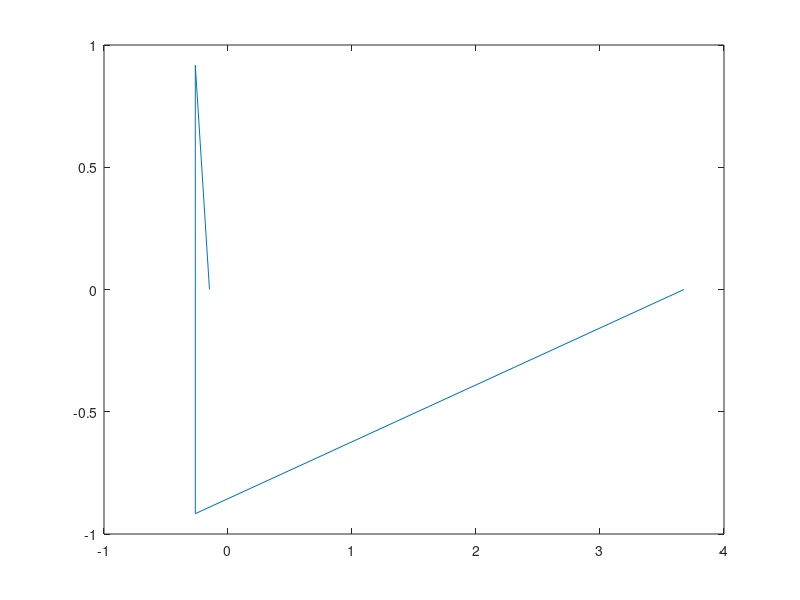
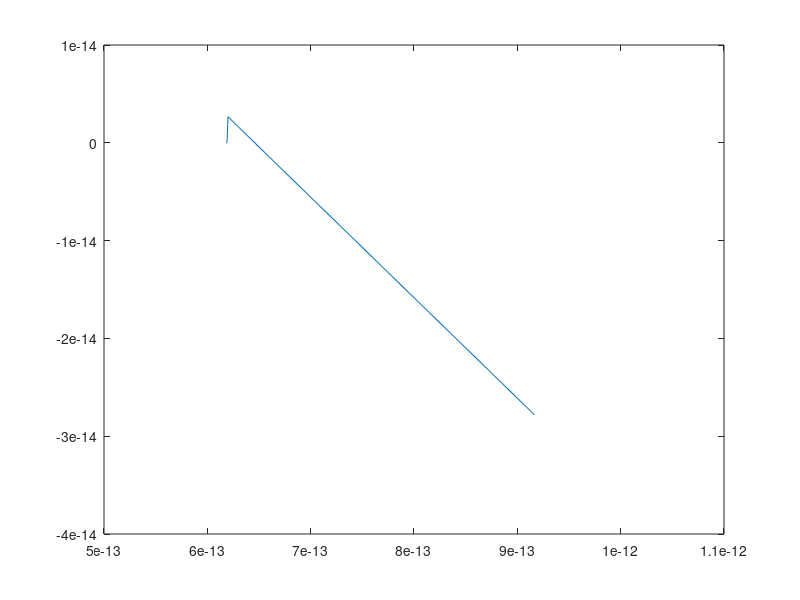
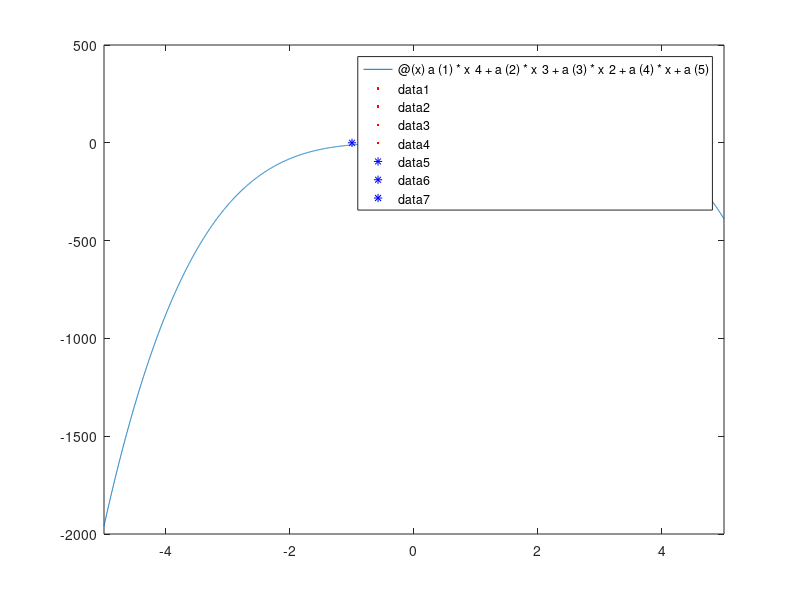

Here is the MATLAB script that generated these plots, in order:
%TASK2
%Finding roots of polynomial f
%using Muller's method

a = [-2, 6, 3, 7, 1];

x_ex = zeros(4,1);
sol = zeros(4,1);
rootsf = roots(a);
loop = 0;
f_test = @(x) a(1)*x^4 + a(2)*x^3 + a(3)*x^2 + a(4)*x + a(5);
j = 1;
n = 4;

x_arr = zeros(4,8);
y_arr = zeros(4,8);

while(loop<4)

%function 
f = @(x) a(1)*x^4 + a(2)*x^3 + a(3)*x^2 + a(4)*x + a(5);

%choosing three points 
x0 = -1;
x1 = 0;
x2 = 1;

it = 8;
i = 1;

while(i<it)

    %new incremental value
    z0 = x0 - x2;
    z1 = x1 - x2;

    %values of coefficients of y
    B = (f(x1)-f(x2)-((f(x0)-f(x2))/z0^2)*z1^2)/(z1-(z1^2/z0));
    A = (f(x0)-f(x2)-B*z0)/(z0^2);
    C = f(x2);
    
    %roots 
    zr1= (-2*C)/(B - sqrt(B^2 - 4*A*C));
    zr2= (-2*C)/(B + sqrt(B^2 - 4*A*C));
    
    %choosing value for the next iteration 
    if(abs(zr1)<abs(zr2))
        x_new = x2 + zr1;
    else
        x_new = x2 + zr2;
    end
    
    x_arr(loop+1,i) = x_new;
    y_arr(loop+1,i) = f_test(x_new);
    
    %element has been found
    if(abs(f(x_new))<1e-12)
        x = x_new;
        x_ex(j) = x;
        sol(j) = f_test(x);
        j = j + 1;
        i
        i = it;
        
        %Horner division
        q = zeros(n+1, 1);
        for k = n : -1 : 1
            q(k) = a(n-k+1) + q(k+1)*x;
        end

        a(1:loop+1) = 0;
        for k = loop + 2 : n + 1 
            a(k) = q(n-k+2);
        end
    end
    
    %choosing two values from x1, x2, x3 closest to x_new
    if(max([abs(x0-x_new),abs(x1-x_new),abs(x2-x_new)])==abs(x0-x_new))
        x0 = x1;
        x1 = x2;
        x2 = x_new;
        disp("x0");
    elseif(max([abs(x0-x_new),abs(x1-x_new),abs(x2-x_new)])==abs(x1-x_new))
        x1 = x2;
        x2 = x_new;
        disp("x1");
    elseif(max([abs(x0-x_new),abs(x1-x_new),abs(x2-x_new)])==abs(x2-x_new))        
        x2 = x_new;
        disp("x2");
    end
    i = i + 1;
end
loop = loop + 1;
end

plot(x_ex);
figure
plot(sol);
figure
fplot(f_test);
hold on
plot(x_ex(1), sol(1), 'r.');
plot(x_ex(2), sol(2), 'r.');
plot(x_ex(3), sol(3), 'r.');
plot(x_ex(4), sol(4), 'r.');
plot(-1, 0, 'b*');
plot(0, 0, 'b*');
plot(1, 0, 'b*');

for i = 1 : 4
   disp("x" + i + " = ");
   for j = 1 : 8
       disp(x_arr(i,j));
   end 
   disp("y" + i + " = ");
   for j = 1 : 8
       disp(y_arr(i,j));
   end 
end

sol
i
x_ex
rootsf
